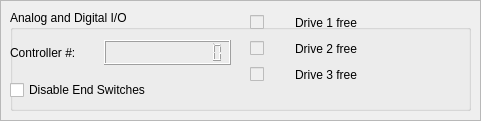
   <widget class="QFrame" name="frame">
    <property name="geometry">
     <rect>
      <x>10</x>
      <y>570</y>
      <width>481</width>
      <height>121</height>
     </rect>
    </property>
    <property name="frameShape">
     <enum>QFrame::StyledPanel</enum>
    </property>
    <property name="frameShadow">
     <enum>QFrame::Raised</enum>
    </property>
    <widget class="QGroupBox" name="groupBox_5">
     <property name="geometry">
      <rect>
       <x>10</x>
       <y>10</y>
       <width>461</width>
       <height>101</height>
      </rect>
     </property>
     <property name="title">
      <string>Analog and Digital I/O</string>
     </property>
     <widget class="QWidget" name="layoutWidget_8">
      <property name="geometry">
       <rect>
        <x>0</x>
        <y>30</y>
        <width>221</width>
        <height>25</height>
       </rect>
      </property>
      <layout class="QHBoxLayout" name="horizontalLayout_9">
       <item>
        <widget class="QLabel" name="label">
         <property name="text">
          <string>Controller #:</string>
         </property>
        </widget>
       </item>
       <item>
        <widget class="QLCDNumber" name="lcdADID">
         <property name="digitCount">
          <number>12</number>
         </property>
        </widget>
       </item>
      </layout>
     </widget>
     <widget class="QWidget" name="layoutWidget_10">
      <property name="geometry">
       <rect>
        <x>240</x>
        <y>0</y>
        <width>107</width>
        <height>77</height>
       </rect>
      </property>
      <layout class="QGridLayout" name="gridLayout_2">
       <item row="0" column="0">
        <widget class="QCheckBox" name="cbDr1">
         <property name="enabled">
          <bool>false</bool>
         </property>
         <property name="text">
          <string/>
         </property>
        </widget>
       </item>
       <item row="0" column="1">
        <widget class="QLabel" name="label_2">
         <property name="text">
          <string>Drive 1 free</string>
         </property>
        </widget>
       </item>
       <item row="1" column="0">
        <widget class="QCheckBox" name="cbDr2">
         <property name="enabled">
          <bool>false</bool>
         </property>
         <property name="text">
          <string/>
         </property>
        </widget>
       </item>
       <item row="1" column="1">
        <widget class="QLabel" name="label_3">
         <property name="text">
          <string>Drive 2 free</string>
         </property>
        </widget>
       </item>
       <item row="2" column="0">
        <widget class="QCheckBox" name="cbDr3">
         <property name="enabled">
          <bool>false</bool>
         </property>
         <property name="text">
          <string/>
         </property>
        </widget>
       </item>
       <item row="2" column="1">
        <widget class="QLabel" name="label_4">
         <property name="text">
          <string>Drive 3 free</string>
         </property>
        </widget>
       </item>
      </layout>
     </widget>
     <widget class="QCheckBox" name="cbDisableES">
      <property name="geometry">
       <rect>
        <x>0</x>
        <y>70</y>
        <width>211</width>
        <height>20</height>
       </rect>
      </property>
      <property name="text">
       <string>Disable End Switches</string>
      </property>
     </widget>
    </widget>
   </widget>
